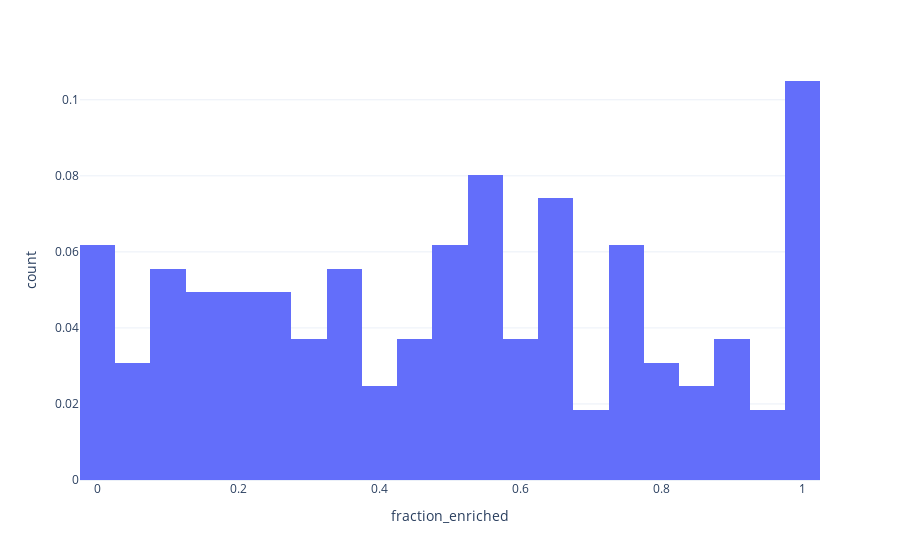

Notebook code cell kept with this figure:
### Code cell
px.histogram(
    df, x = 'fraction_enriched', nbins = 45,
    histnorm = 'probability'

)

### Figure 1 — Plotly figure (JSON) as saved in the notebook; plotly's stock layout.template omitted (floating-point values rounded to 4 significant figures; data arrays with more than 128 entries replaced by an {"elided": "..."} marker saying what was removed)
{"data": [{"alignmentgroup": "True", "bingroup": "x", "histnorm": "probability", "hoverlabel": {"namelength": 0}, "hovertemplate": "fraction_enriched=%{x}<br>count=%{y}", "legendgroup": "", "marker": {"color": "#636efa"}, "name": "", "nbinsx": 45, "offsetgroup": "", "orientation": "v", "showlegend": false, "type": "histogram", "x": {"elided": "162 float values"}, "xaxis": "x", "yaxis": "y"}], "layout": {"barmode": "relative", "legend": {"tracegroupgap": 0}, "margin": {"t": 60}, "xaxis": {"anchor": "y", "domain": [0, 1], "title": {"text": "fraction_enriched"}}, "yaxis": {"anchor": "x", "domain": [0, 1], "title": {"text": "count"}}}}
